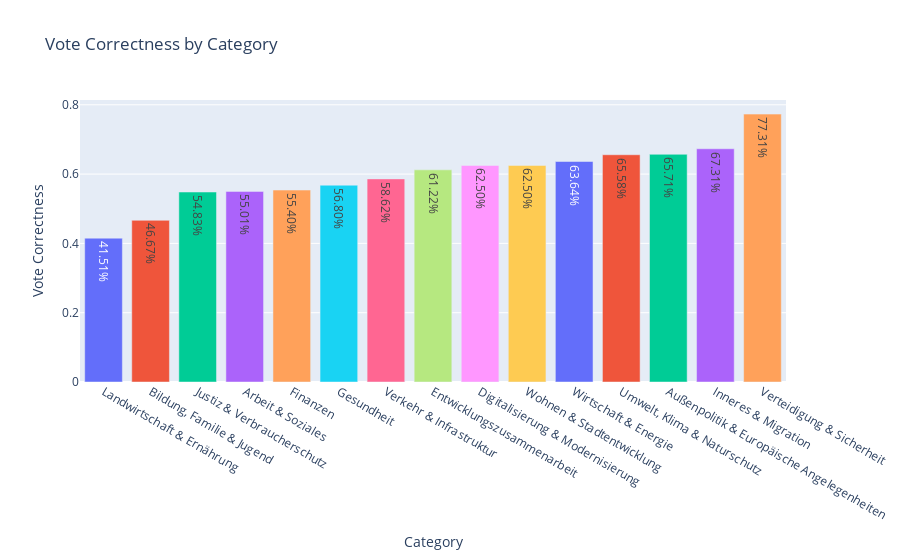

The notebook cell saved with this chart:
### Code cell
by_category = predictions.groupby("category")["vote_correct"].mean().sort_values()

fig = px.bar(
    by_category,
    x=[cat.split("-")[0].strip() for cat in by_category.index],
    y=by_category.values,
    color=by_category.index,
    text=[f"{v:.2%}" for v in by_category.values],
    labels={"x": "Category", "y": "Vote Correctness"},
    title="Vote Correctness by Category",
)

fig.update_layout(
    xaxis_title="Category",
    yaxis_title="Vote Correctness",
    showlegend=False
)

fig.show()

### Figure 1 — Plotly figure (JSON) as saved in the notebook; plotly's stock layout.template omitted (floating-point values rounded to 4 significant figures)
{"data": [{"hovertemplate": "category=Landwirtschaft & Ernährung - Agrarpolitik, Ernährungssicherheit, Ländliche Entwicklung<br>Category=%{x}<br>Vote Correctness=%{y}<br>text=%{text}<extra></extra>", "legendgroup": "Landwirtschaft & Ernährung - Agrarpolitik, Ernährungssicherheit, Ländliche Entwicklung", "marker": {"color": "#636efa", "pattern": {"shape": ""}}, "name": "Landwirtschaft & Ernährung - Agrarpolitik, Ernährungssicherheit, Ländliche Entwicklung", "orientation": "v", "showlegend": true, "text": ["41.51%"], "textposition": "auto", "type": "bar", "x": ["Landwirtschaft & Ernährung"], "xaxis": "x", "y": [0.4151], "yaxis": "y"}, {"hovertemplate": "category=Bildung, Familie & Jugend - Schulen, Hochschulen, Familienförderung, Kinder- und Jugendpolitik<br>Category=%{x}<br>Vote Correctness=%{y}<br>text=%{text}<extra></extra>", "legendgroup": "Bildung, Familie & Jugend - Schulen, Hochschulen, Familienförderung, Kinder- und Jugendpolitik", "marker": {"color": "#EF553B", "pattern": {"shape": ""}}, "name": "Bildung, Familie & Jugend - Schulen, Hochschulen, Familienförderung, Kinder- und Jugendpolitik", "orientation": "v", "showlegend": true, "text": ["46.67%"], "textposition": "auto", "type": "bar", "x": ["Bildung, Familie & Jugend"], "xaxis": "x", "y": [0.4667], "yaxis": "y"}, {"hovertemplate": "category=Justiz & Verbraucherschutz - Rechtsprechung, Gesetzgebung, Verbraucherschutz, Datenschutz<br>Category=%{x}<br>Vote Correctness=%{y}<br>text=%{text}<extra></extra>", "legendgroup": "Justiz & Verbraucherschutz - Rechtsprechung, Gesetzgebung, Verbraucherschutz, Datenschutz", "marker": {"color": "#00cc96", "pattern": {"shape": ""}}, "name": "Justiz & Verbraucherschutz - Rechtsprechung, Gesetzgebung, Verbraucherschutz, Datenschutz", "orientation": "v", "showlegend": true, "text": ["54.83%"], "textposition": "auto", "type": "bar", "x": ["Justiz & Verbraucherschutz"], "xaxis": "x", "y": [0.5483], "yaxis": "y"}, {"hovertemplate": "category=Arbeit & Soziales - Arbeitsmarktpolitik, Sozialversicherung, Renten, Integration<br>Category=%{x}<br>Vote Correctness=%{y}<br>text=%{text}<extra></extra>", "legendgroup": "Arbeit & Soziales - Arbeitsmarktpolitik, Sozialversicherung, Renten, Integration", "marker": {"color": "#ab63fa", "pattern": {"shape": ""}}, "name": "Arbeit & Soziales - Arbeitsmarktpolitik, Sozialversicherung, Renten, Integration", "orientation": "v", "showlegend": true, "text": ["55.01%"], "textposition": "auto", "type": "bar", "x": ["Arbeit & Soziales"], "xaxis": "x", "y": [0.5501], "yaxis": "y"}, {"hovertemplate": "category=Finanzen - Steuern, Staatsbudget, Haushalts- und Finanzpolitik<br>Category=%{x}<br>Vote Correctness=%{y}<br>text=%{text}<extra></extra>", "legendgroup": "Finanzen - Steuern, Staatsbudget, Haushalts- und Finanzpolitik", "marker": {"color": "#FFA15A", "pattern": {"shape": ""}}, "name": "Finanzen - Steuern, Staatsbudget, Haushalts- und Finanzpolitik", "orientation": "v", "showlegend": true, "text": ["55.40%"], "textposition": "auto", "type": "bar", "x": ["Finanzen"], "xaxis": "x", "y": [0.554], "yaxis": "y"}, {"hovertemplate": "category=Gesundheit - Gesundheitssystem, Krankenversicherung, Arzneimittelregulierung, Pandemie- und Präventionspolitik<br>Category=%{x}<br>Vote Correctness=%{y}<br>text=%{text}<extra></extra>", "legendgroup": "Gesundheit - Gesundheitssystem, Krankenversicherung, Arzneimittelregulierung, Pandemie- und Präventionspolitik", "marker": {"color": "#19d3f3", "pattern": {"shape": ""}}, "name": "Gesundheit - Gesundheitssystem, Krankenversicherung, Arzneimittelregulierung, Pandemie- und Präventionspolitik", "orientation": "v", "showlegend": true, "text": ["56.80%"], "textposition": "auto", "type": "bar", "x": ["Gesundheit"], "xaxis": "x", "y": [0.568], "yaxis": "y"}, {"hovertemplate": "category=Verkehr & Infrastruktur - Straßen-, Schienen- und Luftverkehr, Mobilitätskonzepte, Infrastrukturprojekte<br>Category=%{x}<br>Vote Correctness=%{y}<br>text=%{text}<extra></extra>", "legendgroup": "Verkehr & Infrastruktur - Straßen-, Schienen- und Luftverkehr, Mobilitätskonzepte, Infrastrukturprojekte", "marker": {"color": "#FF6692", "pattern": {"shape": ""}}, "name": "Verkehr & Infrastruktur - Straßen-, Schienen- und Luftverkehr, Mobilitätskonzepte, Infrastrukturprojekte", "orientation": "v", "showlegend": true, "text": ["58.62%"], "textposition": "auto", "type": "bar", "x": ["Verkehr & Infrastruktur"], "xaxis": "x", "y": [0.5862], "yaxis": "y"}, {"hovertemplate": "category=Entwicklungszusammenarbeit - Entwicklungsprojekte, humanitäre Hilfe, internationale Zusammenarbeit<br>Category=%{x}<br>Vote Correctness=%{y}<br>text=%{text}<extra></extra>", "legendgroup": "Entwicklungszusammenarbeit - Entwicklungsprojekte, humanitäre Hilfe, internationale Zusammenarbeit", "marker": {"color": "#B6E880", "pattern": {"shape": ""}}, "name": "Entwicklungszusammenarbeit - Entwicklungsprojekte, humanitäre Hilfe, internationale Zusammenarbeit", "orientation": "v", "showlegend": true, "text": ["61.22%"], "textposition": "auto", "type": "bar", "x": ["Entwicklungszusammenarbeit"], "xaxis": "x", "y": [0.6122], "yaxis": "y"}, {"hovertemplate": "category=Digitalisierung & Modernisierung - E-Government, IT-Infrastruktur, digitale Verwaltung, Cybersecurity<br>Category=%{x}<br>Vote Correctness=%{y}<br>text=%{text}<extra></extra>", "legendgroup": "Digitalisierung & Modernisierung - E-Government, IT-Infrastruktur, digitale Verwaltung, Cybersecurity", "marker": {"color": "#FF97FF", "pattern": {"shape": ""}}, "name": "Digitalisierung & Modernisierung - E-Government, IT-Infrastruktur, digitale Verwaltung, Cybersecurity", "orientation": "v", "showlegend": true, "text": ["62.50%"], "textposition": "auto", "type": "bar", "x": ["Digitalisierung & Modernisierung"], "xaxis": "x", "y": [0.625], "yaxis": "y"}, {"hovertemplate": "category=Wohnen & Stadtentwicklung - Wohnungsbau, Städtebau, Bauordnung, Städtebauförderung<br>Category=%{x}<br>Vote Correctness=%{y}<br>text=%{text}<extra></extra>", "legendgroup": "Wohnen & Stadtentwicklung - Wohnungsbau, Städtebau, Bauordnung, Städtebauförderung", "marker": {"color": "#FECB52", "pattern": {"shape": ""}}, "name": "Wohnen & Stadtentwicklung - Wohnungsbau, Städtebau, Bauordnung, Städtebauförderung", "orientation": "v", "showlegend": true, "text": ["62.50%"], "textposition": "auto", "type": "bar", "x": ["Wohnen & Stadtentwicklung"], "xaxis": "x", "y": [0.625], "yaxis": "y"}, {"hovertemplate": "category=Wirtschaft & Energie - Industriepolitik, Mittelstand, Energieversorgung, Wirtschaftsordnungen<br>Category=%{x}<br>Vote Correctness=%{y}<br>text=%{text}<extra></extra>", "legendgroup": "Wirtschaft & Energie - Industriepolitik, Mittelstand, Energieversorgung, Wirtschaftsordnungen", "marker": {"color": "#636efa", "pattern": {"shape": ""}}, "name": "Wirtschaft & Energie - Industriepolitik, Mittelstand, Energieversorgung, Wirtschaftsordnungen", "orientation": "v", "showlegend": true, "text": ["63.64%"], "textposition": "auto", "type": "bar", "x": ["Wirtschaft & Energie"], "xaxis": "x", "y": [0.6364], "yaxis": "y"}, {"hovertemplate": "category=Umwelt, Klima & Naturschutz - Umweltschutz, Klimapläne, Artenschutz, nukleare Sicherheit<br>Category=%{x}<br>Vote Correctness=%{y}<br>text=%{text}<extra></extra>", "legendgroup": "Umwelt, Klima & Naturschutz - Umweltschutz, Klimapläne, Artenschutz, nukleare Sicherheit", "marker": {"color": "#EF553B", "pattern": {"shape": ""}}, "name": "Umwelt, Klima & Naturschutz - Umweltschutz, Klimapläne, Artenschutz, nukleare Sicherheit", "orientation": "v", "showlegend": true, "text": ["65.58%"], "textposition": "auto", "type": "bar", "x": ["Umwelt, Klima & Naturschutz"], "xaxis": "x", "y": [0.6558], "yaxis": "y"}, {"hovertemplate": "category=Außenpolitik & Europäische Angelegenheiten - Diplomatie, internationale Beziehungen, EU-Politik<br>Category=%{x}<br>Vote Correctness=%{y}<br>text=%{text}<extra></extra>", "legendgroup": "Außenpolitik & Europäische Angelegenheiten - Diplomatie, internationale Beziehungen, EU-Politik", "marker": {"color": "#00cc96", "pattern": {"shape": ""}}, "name": "Außenpolitik & Europäische Angelegenheiten - Diplomatie, internationale Beziehungen, EU-Politik", "orientation": "v", "showlegend": true, "text": ["65.71%"], "textposition": "auto", "type": "bar", "x": ["Außenpolitik & Europäische Angelegenheiten"], "xaxis": "x", "y": [0.6571], "yaxis": "y"}, {"hovertemplate": "category=Inneres & Migration - Innere Sicherheit, öffentliche Verwaltung, Migration, Staatsbürgerschaft<br>Category=%{x}<br>Vote Correctness=%{y}<br>text=%{text}<extra></extra>", "legendgroup": "Inneres & Migration - Innere Sicherheit, öffentliche Verwaltung, Migration, Staatsbürgerschaft", "marker": {"color": "#ab63fa", "pattern": {"shape": ""}}, "name": "Inneres & Migration - Innere Sicherheit, öffentliche Verwaltung, Migration, Staatsbürgerschaft", "orientation": "v", "showlegend": true, "text": ["67.31%"], "textposition": "auto", "type": "bar", "x": ["Inneres & Migration"], "xaxis": "x", "y": [0.6731], "yaxis": "y"}, {"hovertemplate": "category=Verteidigung & Sicherheit - Militär, Verteidigungsstrategie, Bundeswehr, Rüstung<br>Category=%{x}<br>Vote Correctness=%{y}<br>text=%{text}<extra></extra>", "legendgroup": "Verteidigung & Sicherheit - Militär, Verteidigungsstrategie, Bundeswehr, Rüstung", "marker": {"color": "#FFA15A", "pattern": {"shape": ""}}, "name": "Verteidigung & Sicherheit - Militär, Verteidigungsstrategie, Bundeswehr, Rüstung", "orientation": "v", "showlegend": true, "text": ["77.31%"], "textposition": "auto", "type": "bar", "x": ["Verteidigung & Sicherheit"], "xaxis": "x", "y": [0.7731], "yaxis": "y"}], "layout": {"barmode": "relative", "legend": {"title": {"text": "category"}, "tracegroupgap": 0}, "showlegend": false, "title": {"text": "Vote Correctness by Category"}, "xaxis": {"anchor": "y", "domain": [0, 1], "title": {"text": "Category"}}, "yaxis": {"anchor": "x", "domain": [0, 1], "title": {"text": "Vote Correctness"}}}}
